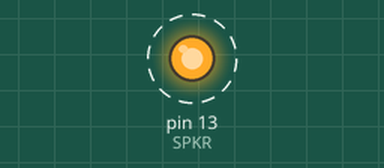
Recording of a sketch running on a simulated Arduino Uno, built with avr-gcc and run on an emulated ATmega328P. Shown: output pins drawn as LEDs (lit = HIGH). Dashed ring = blinking.

Above: at 0.2 s.
Timing chart, 0 to 3.0 s (numbered marks = the images above):
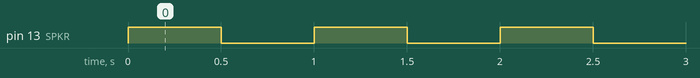

Measured:
- by itself, pin 13 (SPKR): alternates HIGH for 0.50 s and LOW for 0.50 s

The sketch:

speaker.ino
```cpp
#define SPKR 13 //this is the digital pin that you plugged the red       wire into

void setup()
{
   pinMode(SPKR, OUTPUT); //set the speaker as output
}

void loop() //do this over and over
{
   digitalWrite(SPKR, HIGH); //turn the speaker on
   delay(500);                     //wait for half a second
   digitalWrite(SPKR, LOW); //turn the speaker off
   delay(500);                    //wait for half a second
}
```
